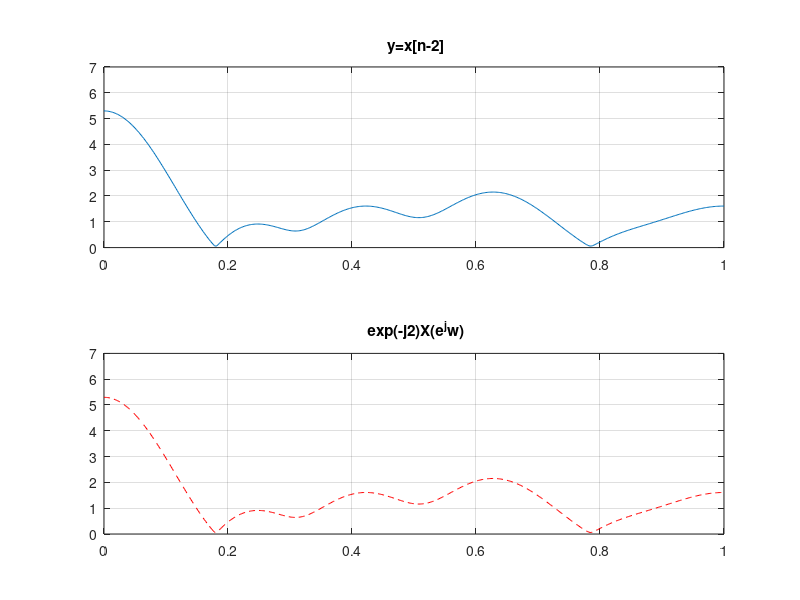

The MATLAB script that drew this image:
x=rand(1,11); n=0:10;
k=0:500; w=(pi/500)*k;
X=x*(exp(-1i*pi/500)).^(n'*k);
y=x;m=n+2;
Y=y*(exp(-1i*pi/500)).^(m'*k);
Y1=(exp(-1i*2).^w).*X;
subplot(2,1,1)
plot(w/pi, abs(Y) ); axis([0,1,0,7]);grid;
title(' y=x[n-2]');
subplot(2,1,2)
plot(w/pi, abs(Y1), '--r' ); axis([0,1,0,7]);
grid;
title(' exp(-j2)X(e^jw)');